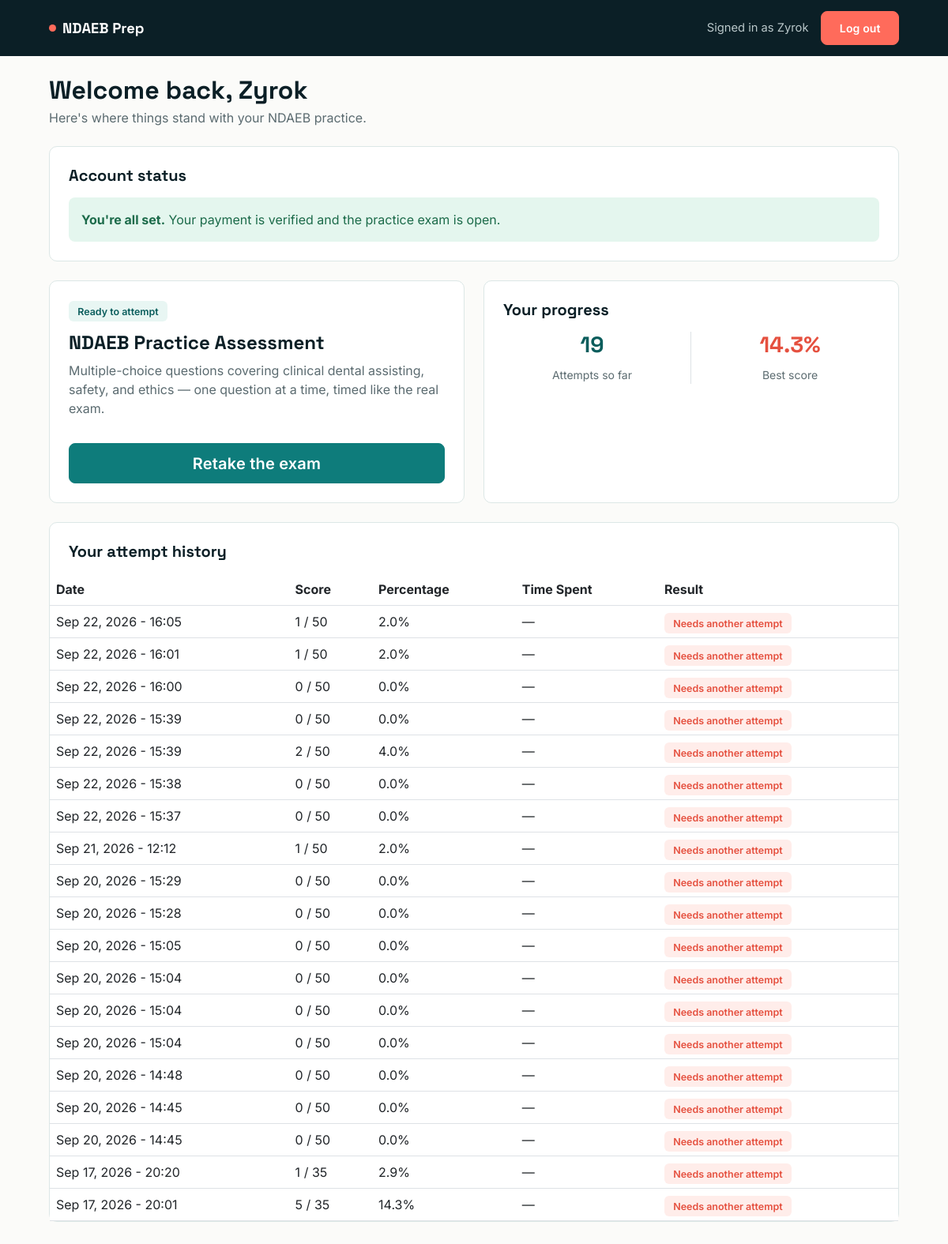
Before: /dashboard/ (signed in) with the older database file.
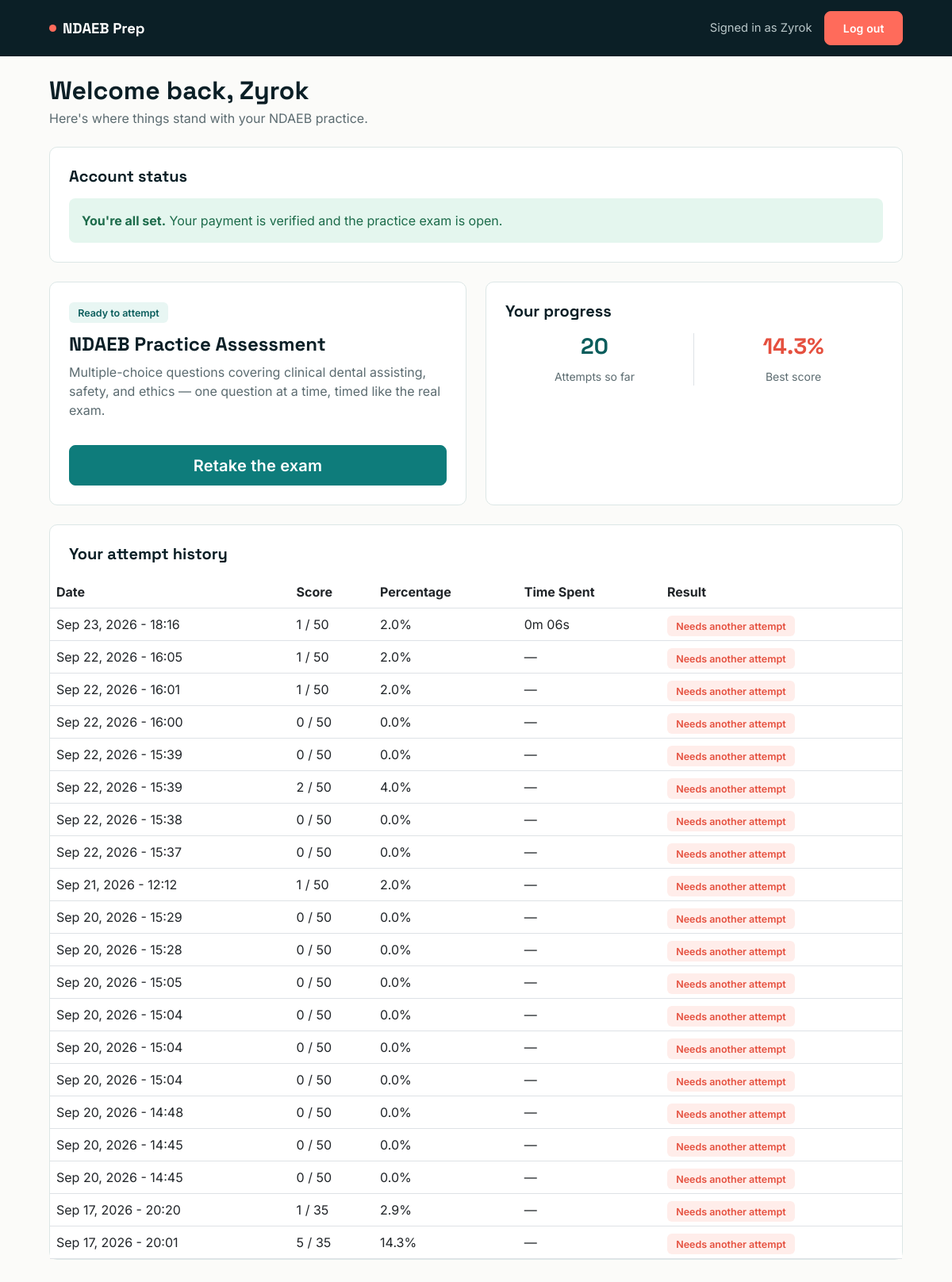
After: the same page with the newer database file.
### main/models.py (models this page shows, shortened)
class ExamAttempt(models.Model):
    user = models.ForeignKey(User, on_delete=models.CASCADE, related_name='attempts')
    score = models.IntegerField()
    total_questions = models.IntegerField()
    percentage = models.FloatField()
    user_answers = models.JSONField(default=dict, blank=True)  # Stores {"question_id": "selected_option"}
    date_taken = models.DateTimeField(auto_now_add=True)
    time_taken_seconds = models.PositiveIntegerField(null=True, blank=True, help_text="Wall-clock time from exam start to submission, in seconds.")
    def time_taken_display(self):
        if self.time_taken_seconds is None:
            return None
        minutes, seconds = divmod(self.time_taken_seconds, 60)
        return f"{minutes}m {seconds:02d}s"

### main/views.py (the view)
# urls.py: path('dashboard/', views.dashboard_view, name='dashboard'),
@login_required
def dashboard_view(request):
    if request.user.is_staff:
        return redirect('admin_panel')
    attempts = ExamAttempt.objects.filter(user=request.user).order_by('-date_taken')
    attempts_count = attempts.count()
    highest_score = max([att.percentage for att in attempts], default=0)
    context = {
        'attempts': attempts,
        'attempts_count': attempts_count,
        'highest_score': round(highest_score, 1),
        'payment_status': request.user.profile.payment_status,
    }
    return render(request, 'dashboard.html', context)

### templates/dashboard.html (shortened to what the changed rows need)
{% extends 'base.html' %}
{% block content %}
  <div class="mb-4">
    <h2 class="fw-bold mb-1">Welcome back, {{ user.username }}</h2>
  </div>
  <div class="row g-4 mb-4">
    <div class="col-md-6">
      <div class="surface-card p-4 h-100">
        <div class="row text-center my-3">
          <div class="col-6 border-end">
            <h3 class="fw-bold" style="color:var(--teal-dark);">{{ attempts_count|default:'0' }}</h3>
            <span style="color:var(--slate);" class="small">Attempts so far</span>
          </div>
        </div>
      </div>
    </div>
  </div>
  <div class="surface-card">
    <div class="table-responsive">
      <table class="table table-hover align-middle mb-0">
        <thead>
          <tr>
            <th>Date</th>
            <th>Score</th>
            <th>Percentage</th>
            <th>Time Spent</th>
            <th>Result</th>
          </tr>
        </thead>
        <tbody>
          {% for attempt in attempts %}
            <tr>
              <td>{{ attempt.date_taken|date:'M d, Y - H:i' }}</td>
              <td>{{ attempt.score }} / {{ attempt.total_questions }}</td>
              <td>{{ attempt.percentage }}%</td>
              <td>{{ attempt.time_taken_display|default:"—" }}</td>
              <td>
                {% if attempt.percentage >= 60 %}
                  <span class="badge-soft-teal">Passed</span>
                {% else %}
                  <span class="badge-soft-coral">Needs another attempt</span>
                {% endif %}
              </td>
            </tr>
          {% empty %}
            <tr>
              <td colspan="5" class="text-center py-4" style="color:var(--slate);">You haven't attempted a practice exam yet — your results will show up here.</td>
            </tr>
          {% endfor %}
        </tbody>
      </table>
    </div>
  </div>
{% endblock %}

Changed rows visible on the page:
added ExamAttempt: date_taken "Sep 23, 2026 - 18:16", score "1", total_questions "50", percentage "2.0", time_taken_display "0m 06s", shows "Needs another attempt"
Other visible differences:
{{ attempts_count|default:'0' }}: "19" → "20"
